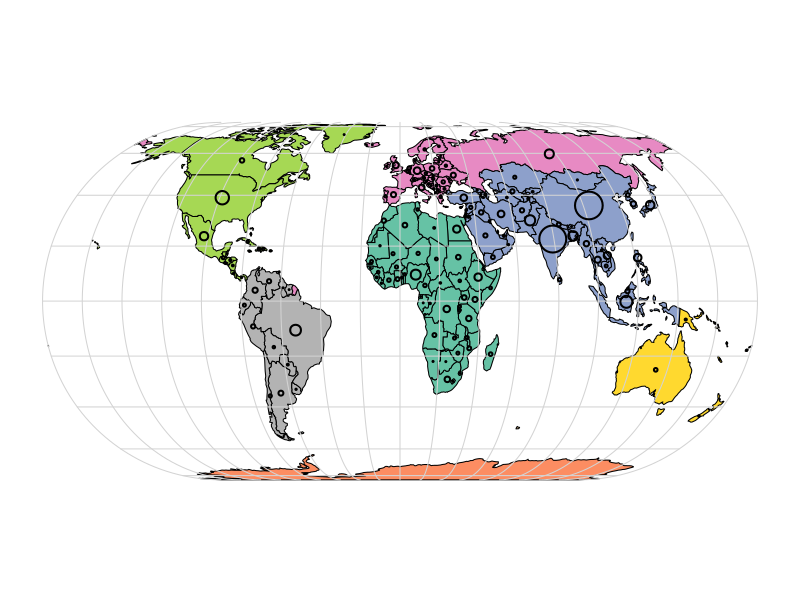

R code for this plot:
library(sf)
library(spData)
world_proj = st_transform(world, "+proj=eck4")
world_cents = st_centroid(world_proj, of_largest_polygon = TRUE)
par(mar = c(0, 0, 0, 0))
plot(world_proj["continent"], reset = FALSE, main = "", key.pos = NULL)
g = st_graticule()
g = st_transform(g, crs = "+proj=eck4")
plot(g$geometry, add = TRUE, col = "lightgray")
cex = sqrt(world$pop) / 10000
plot(st_geometry(world_cents), add = TRUE, cex = cex, lwd = 2, graticule = TRUE)
